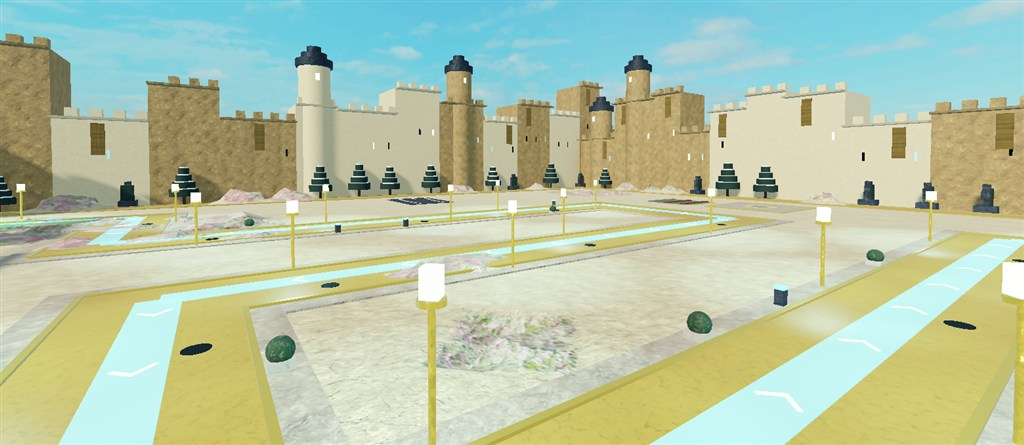
#> input picture assets/map-photos/asgard.jpg, 1024 x 445 px
$ python -i store_media.py   (imports and definitions only)
#> lines starting #> are read from the running program, lines starting #| are printed output that depends on the picture
"""Marketing screenshots of the real game for the experience's Media tab.

    python tools/store_media.py            # all shots into assets/store/
    python tools/store_media.py lobby fight

Runs tools/studio_review.py scenes in the open Doomsday Studio window, crops the
game view out of each capture (no Studio chrome), cuts it to 16:9 around the
centre and scales it to 1920x1080, which is what Roblox's thumbnails want.
Needs Studio open on the team place with src/client/Review.luau synced.
Nothing is uploaded: the owner picks and uploads the images (RELEASE_CHECKLIST).
"""
from __future__ import annotations

import subprocess
import sys
from pathlib import Path

from PIL import Image

ROOT = Path(__file__).resolve().parents[1]
REVIEW = ROOT / "test-results" / "review"
OUT = ROOT / "assets" / "store"
PLACE = "97132875544830"

# name -> (studio_review scenes, which capture of the run to keep (1-based index))
SHOTS = {
    # The hero star, the plaza and the campaign gate: the first thing a player sees.
    "lobby": (["hideui:on", "lobby"], "lobby"),
    # The reveal of a legendary hero.
    "reveal": (["hidechrome:on", "reveal"], "reveal"),
    # Your squad: heroes with stars and a shiny.
    "heroes": (["hidechrome:on", "squad"], "squad"),
    # The end of a won match, with the MVP.
    "victory": (["hidechrome:on", "results"], "results"),
    # The summon hall.
    "chests": (["hidechrome:on", "chests"], "chests"),
}


def crop_game_view(path: Path, veil: bool = False) -> Image.Image:
    """The game view of a Studio window capture, 16:9 around its centre.

    `veil` shots (modals over the lobby) drop the strip at the top that Roblox's
    own top bar keeps free of our interface."""
#> called with path = '../assets/map-photos/asgard.jpg', veil = False
    image = Image.open(path).convert("RGB")
#> image is the input picture: PIL image 1024x445 RGB; mean R, G, B 182.1, 197.9, 169.5
    width, height = image.size
#> width = 1024; height = 445
    left, top, right, bottom = 16, 223 + (66 if veil else 0), width - 241, height - 146
#> left = 16; top = 223; right = 783; bottom = 299
    view = image.crop((left, top, right, bottom))
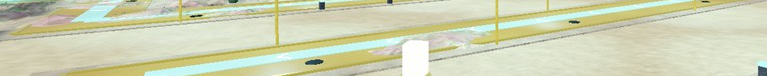
#> view: PIL image 767x76 RGB; mean R, G, B 207.8, 211.6, 180.7
    view_w, view_h = view.size
#> view_w = 767; view_h = 76
    target_w = min(view_w, round(view_h * 16 / 9))
#> target_w = 135
    x = (view_w - target_w) // 2
#> x = 316
    return view.crop((x, 0, x + target_w, view_h)).resize((1920, 1080), Image.LANCZOS)
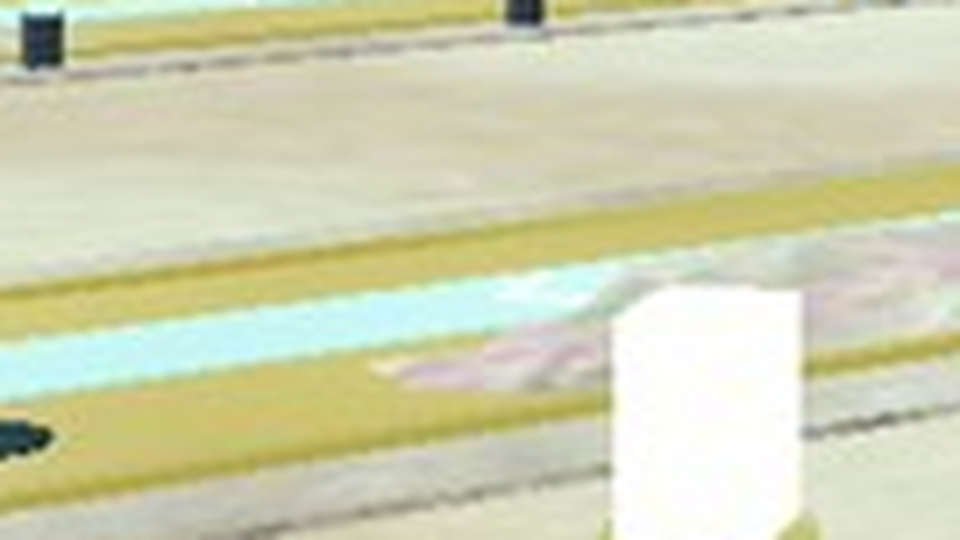
#> returned value: PIL image 1920x1080 RGB (shown at 1/2 size); mean R, G, B 208.6, 210.7, 178.8


def newest(pattern_tail: str) -> Path:
    candidates = sorted(REVIEW.glob(f"*-{pattern_tail}.png"), key=lambda item: item.stat().st_mtime)
    if not candidates:
        raise SystemExit(f"No capture named *-{pattern_tail}.png in {REVIEW}")
    return candidates[-1]


def main() -> int:
    wanted = sys.argv[1:] or list(SHOTS)
    OUT.mkdir(parents=True, exist_ok=True)
    for name in wanted:
        scenes, tail = SHOTS[name]
        command = [sys.executable, str(ROOT / "tools" / "studio_review.py"), *scenes, "hideui:off", "hidechrome:off", "--place-id", PLACE]
        subprocess.run(command, cwd=ROOT, check=True)
        crop_game_view(newest(tail), veil=name != "lobby").save(OUT / f"store-{name}.png", optimize=True)
        print("saved", OUT / f"store-{name}.png")
    return 0


# [2 lines not run here, left out]

>>> result = crop_game_view('../assets/map-photos/asgard.jpg')
